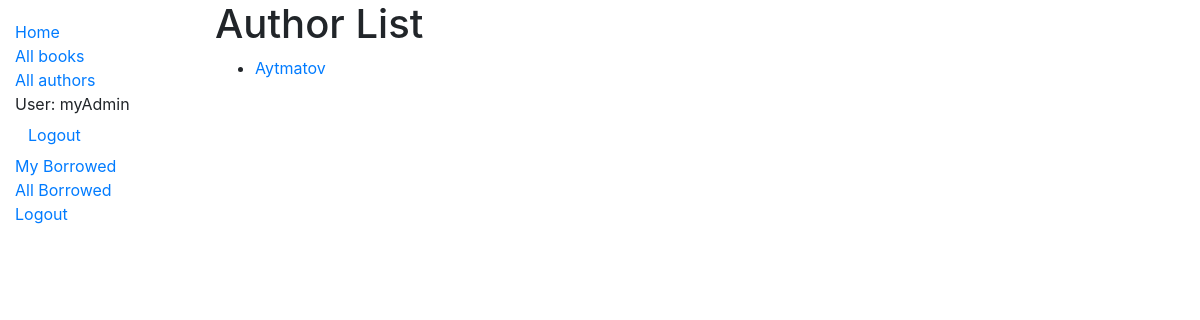
The page /catalog/authors/ (signed in) on the database as committed earlier.
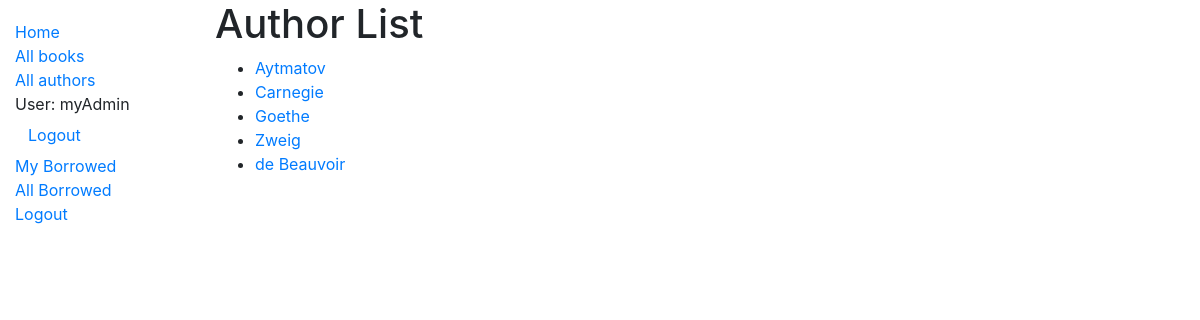
The same page on the database as committed later.
### catalog/models.py (models this page shows, shortened)
class Author(models.Model):
    first_name = models.CharField(max_length=100)
    last_name = models.CharField(max_length=100)
    date_of_birth = models.DateField(null=True, blank=True)
    date_of_death = models.DateField('Died', null=True, blank=True)
    genre = models.ManyToManyField(Genre)
    class Meta:
        ordering = ['last_name', 'first_name']
    def get_absolute_url(self):
        return reverse('author-detail', args=[str(self.id)])

### catalog/views.py (the view)
# urls.py: path('authors/', views.AuthorListView.as_view(), name='authors'),
class AuthorListView(generic.ListView):
    model = Author
    paginate_by = 10

### catalog/templates/catalog/author_list.html
{% extends "base_generic.html" %}
{% block content %}
  <h1>Author List</h1>
  {% if author_list %}
  <ul>
    {% for author in author_list %}
      <li>
        <a href="{{ author.get_absolute_url }}">{{ author.last_name }}</a>
      </li>
    {% endfor %}
  </ul>
  {% else %}
    <p>There are no authors.</p>
  {% endif %}
{% endblock %}

### catalog/templates/base_generic.html (shortened to what this page needs)
<!DOCTYPE html>
<html lang="en">
<head>
  <link rel="stylesheet" href="https://cdn.jsdelivr.net/npm/bootstrap@4.5.3/dist/css/bootstrap.min.css">
  {% load static %}
  <link rel="stylesheet" href="{% static 'css/styles.css' %}">
</head>
<body>
  <div class="container-fluid">
    <div class="row">
      <div class="col-sm-2">
      {% block sidebar %}
        <ul class="sidebar-nav">
          <li><a href="{% url 'index' %}">Home</a></li>
          <li> <a href="{% url 'books' %}">All books</a></li>
          <li><a href="{% url 'authors' %}">All authors</a></li>
          {% if user.is_authenticated %}
             <li>User: {{ user.get_username }}</li>
             <li>
               <form id="logout-form" method="post" action="{% url 'logout' %}">
                 <button type="submit" class="btn btn-link">Logout</button>
               </form>
             </li>
             <li><a href="{% url 'my-borrowed' %}">My Borrowed</a></li>
             {% if perms.catalog.can_mark_returned %}
              <li><a href="{% url 'all-borrowed' %}">All Borrowed</a></li>
             {% endif %}
          <li><a href="{% url 'logout'%}?next={{request.path}}">Logout</a></li>
          {% else %}
          <li><a href="{% url 'login'%}?next={{request.path}}">Login</a></li>
          {% endif %}
        </ul>
      {% endblock %}
      </div>
      <div class="col-sm-10 ">{% block content %}{% endblock %}</div>
    </div>
  </div>
</body>
</html>

### catalog/static/css/styles.css (style rules this page uses)
.sidebar-nav { margin-top: 20px; padding: 0; list-style: none; }

Rows that differ between the two databases and show on the page:
added Author: last_name "Carnegie"
added Author: last_name "Goethe"
added Author: last_name "Zweig"
added Author: last_name "de Beauvoir"
